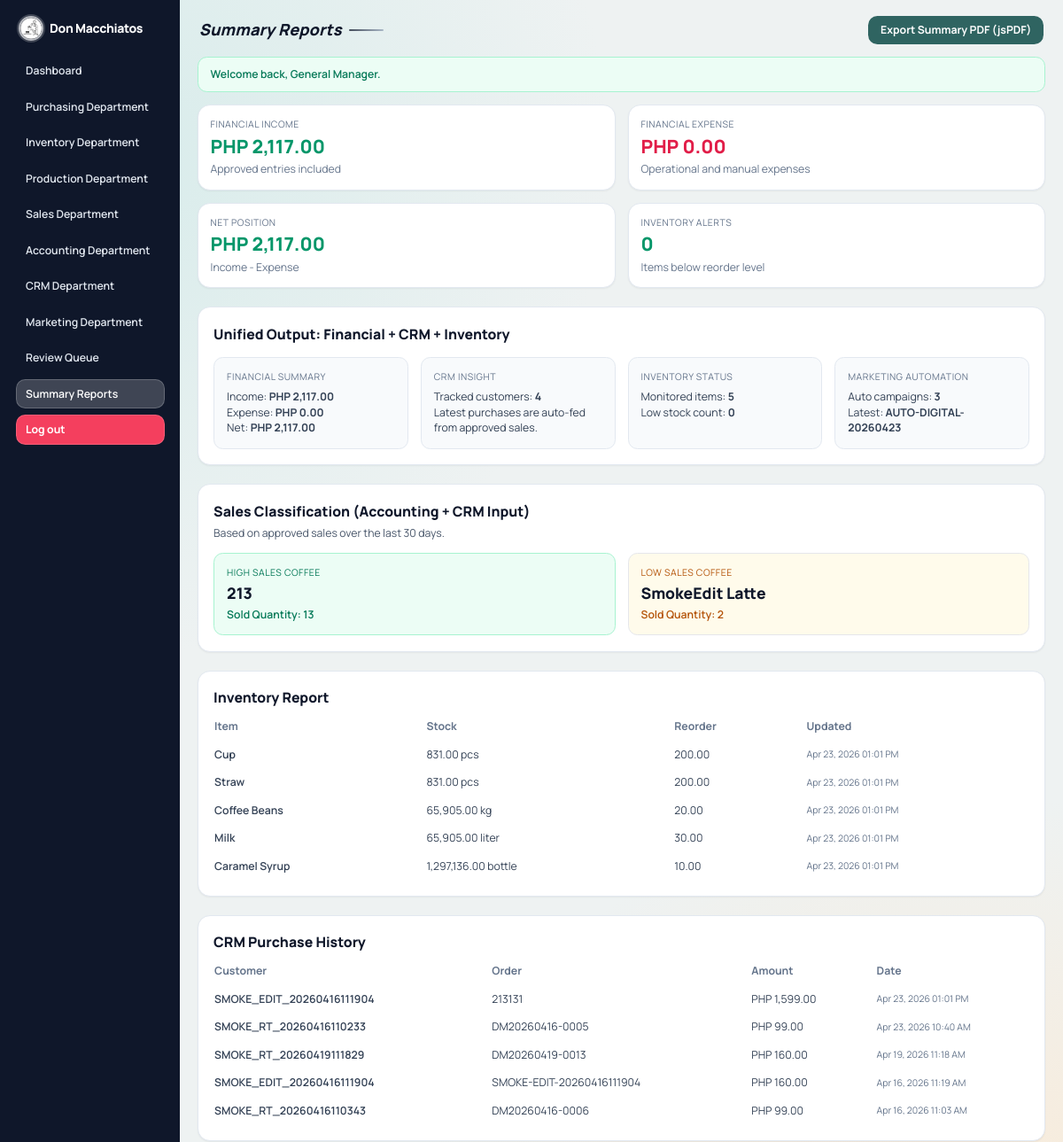
Before: /reports.php (signed in, upper part) with the older database file.
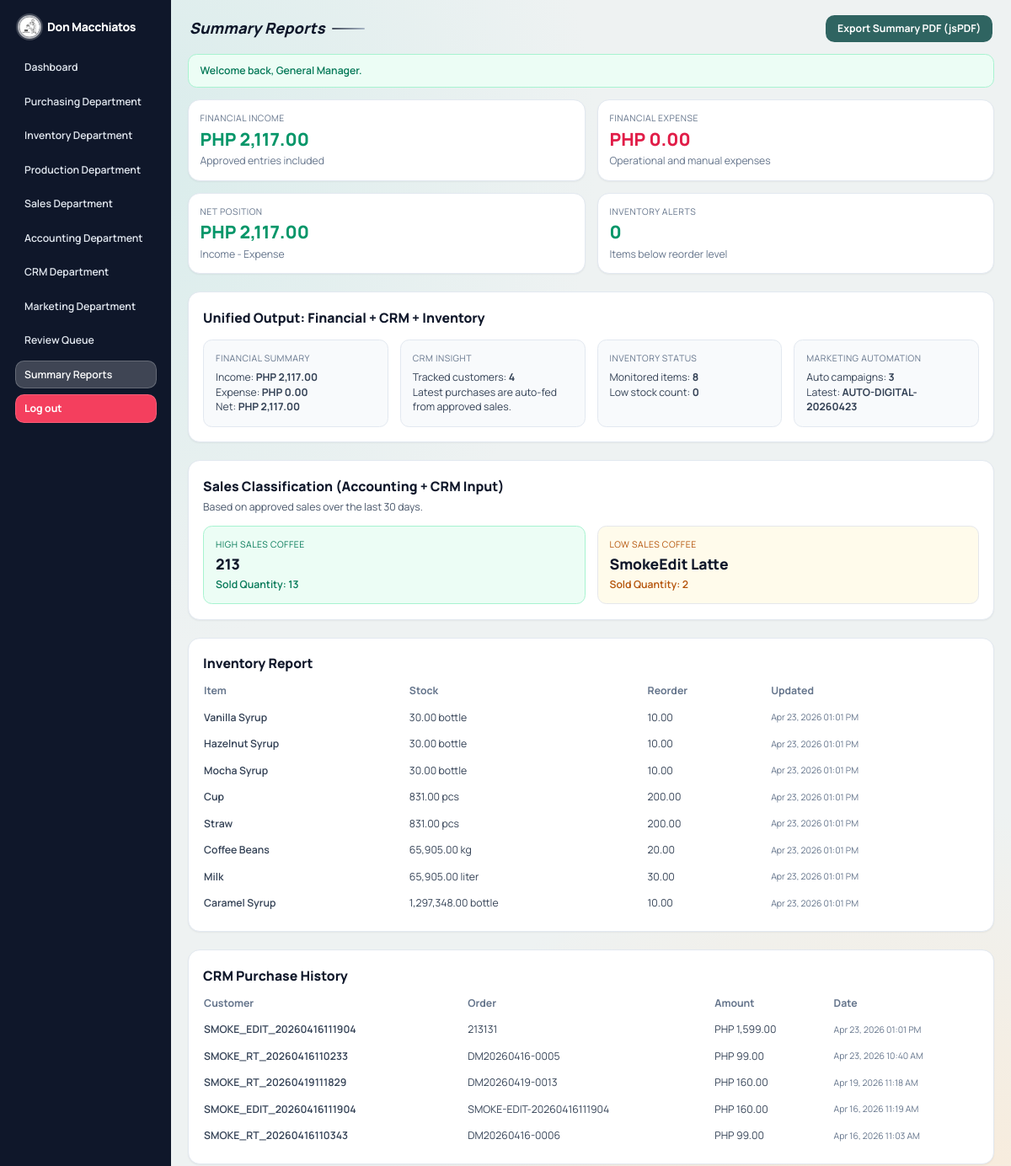
After: the same page with the newer database file.
### tables this page shows
CREATE TABLE `inventory_items` (
  `id` int(10) UNSIGNED NOT NULL,
  `item_name` varchar(120) NOT NULL,
  `unit` varchar(30) NOT NULL,
  `stock_qty` decimal(12,2) NOT NULL DEFAULT 0.00,
  `reorder_level` decimal(12,2) NOT NULL DEFAULT 0.00,
  `per_cup_qty` decimal(12,2) NOT NULL DEFAULT 1.00,
  `per_straw_qty` decimal(12,2) NOT NULL DEFAULT 1.00,
  `notes` text DEFAULT NULL,
  `status` enum('pending','approved','rejected') NOT NULL DEFAULT 'pending',
  `submitted_by` int(10) UNSIGNED DEFAULT NULL,
  `approved_by` int(10) UNSIGNED DEFAULT NULL,
  `approval_note` text DEFAULT NULL,
  `approved_at` datetime DEFAULT NULL,
  `created_at` datetime NOT NULL DEFAULT current_timestamp(),
  `updated_at` datetime NOT NULL DEFAULT current_timestamp() ON UPDATE current_timestamp()
);

CREATE TABLE `crm_purchase_history` (
  `id` int(10) UNSIGNED NOT NULL,
  `profile_id` int(10) UNSIGNED NOT NULL,
  `sales_order_id` int(10) UNSIGNED DEFAULT NULL,
  `amount` decimal(12,2) NOT NULL,
  `purchased_at` datetime NOT NULL DEFAULT current_timestamp()
);

CREATE TABLE `crm_profiles` (
  `id` int(10) UNSIGNED NOT NULL,
  `customer_name` varchar(120) NOT NULL,
  `contact_no` varchar(60) DEFAULT NULL,
  `preferences` text DEFAULT NULL,
  `last_purchase_at` datetime DEFAULT NULL,
  `purchase_count` int(10) UNSIGNED NOT NULL DEFAULT 0,
  `total_spent` decimal(12,2) NOT NULL DEFAULT 0.00,
  `status` enum('pending','approved','rejected') NOT NULL DEFAULT 'pending',
  `submitted_by` int(10) UNSIGNED DEFAULT NULL,
  `approved_by` int(10) UNSIGNED DEFAULT NULL,
  `approval_note` text DEFAULT NULL,
  `approved_at` datetime DEFAULT NULL,
  `created_at` datetime NOT NULL DEFAULT current_timestamp(),
  `updated_at` datetime NOT NULL DEFAULT current_timestamp() ON UPDATE current_timestamp()
);

CREATE TABLE `sales_orders` (
  `id` int(10) UNSIGNED NOT NULL,
  `order_code` varchar(40) NOT NULL,
  `customer_name` varchar(120) NOT NULL,
  `beverage_name` varchar(120) NOT NULL,
  `quantity` int(10) UNSIGNED NOT NULL,
  `unit_price` decimal(12,2) NOT NULL,
  `payment_method` enum('cash','card','digital') NOT NULL DEFAULT 'cash',
  `payment_reference` varchar(120) DEFAULT NULL,
  `payment_status` enum('paid','pending','failed') NOT NULL DEFAULT 'paid',
  `receipt_no` varchar(60) DEFAULT NULL,
  `paid_at` datetime DEFAULT NULL,
  `inventory_item_id` int(10) UNSIGNED DEFAULT NULL,
  `ingredient_item_ids` text DEFAULT NULL,
  `stock_deduct_qty` decimal(12,2) NOT NULL DEFAULT 0.00,
  `per_cup_qty` decimal(12,2) NOT NULL DEFAULT 1.00,
  `per_straw_qty` decimal(12,2) NOT NULL DEFAULT 1.00,
  `total_amount` decimal(12,2) NOT NULL DEFAULT 0.00,
  `notes` text DEFAULT NULL,
  `status` enum('pending','approved','rejected') NOT NULL DEFAULT 'pending',
  `submitted_by` int(10) UNSIGNED DEFAULT NULL,
  `approved_by` int(10) UNSIGNED DEFAULT NULL,
  `approval_note` text DEFAULT NULL,
  `approved_at` datetime DEFAULT NULL,
  `created_at` datetime NOT NULL DEFAULT current_timestamp(),
  `updated_at` datetime NOT NULL DEFAULT current_timestamp() ON UPDATE current_timestamp()
);

### includes/functions.php (called while the page is built, shortened)
<?php
function e($value): string
{
    return htmlspecialchars((string) $value, ENT_QUOTES, 'UTF-8');
}
function consume_flashes(): array
{
    $flashes = $_SESSION['flashes'] ?? [];
    return $flashes;
}
function departments(): array
{
    global $DEPARTMENTS;
    return $DEPARTMENTS;
}
function can_user_access_department(array $user, string $departmentKey): bool
{
    if (($user['role'] ?? null) === ROLE_GENERAL_MANAGER) {
        return in_array($departmentKey, ['purchasing', 'inventory', 'production', 'sales', 'accounting', 'crm', 'marketing'], true);
    }
    return ($user['role'] ?? null) === ROLE_DEPARTMENT_HEAD && ($user['department'] ?? '') === $departmentKey;
}
function format_money($value): string
{
    return 'PHP ' . number_format((float) $value, 2);
}
function format_table_value(string $column, $value): string
{
    if (in_array($column, ['created_at', 'updated_at', 'approved_at', 'last_purchase_at', 'paid_at'], true)) {
        $timestamp = strtotime((string) $value);
        return $timestamp ? date('M d, Y h:i A', $timestamp) : (string) $value;
    }
    if (in_array($column, ['start_date', 'end_date', 'expected_delivery_date'], true)) {
        $timestamp = strtotime((string) $value);
        return $timestamp ? date('M d, Y', $timestamp) : (string) $value;
    }
    return (string) $value;
}

### config.php (called while the page is built, shortened)
<?php
$DEPARTMENTS = [
    'purchasing' => 'Purchasing Department',
    'inventory' => 'Inventory Department',
    'production' => 'Production Department',
    'sales' => 'Sales Department',
    'accounting' => 'Accounting Department',
    'crm' => 'CRM Department',
    'marketing' => 'Marketing Department',
];

### includes/auth.php (called while the page is built, shortened)
<?php
function current_user(): ?array
{
    return $_SESSION['user'] ?? null;
}

### reports.php (the view, shortened to what the changed rows need)
<?php
$pdo = db();
$inventoryRows = $pdo->query("SELECT item_name, stock_qty, reorder_level, unit, updated_at
    FROM inventory_items
    WHERE status = 'approved'
    ORDER BY (stock_qty <= reorder_level) DESC, stock_qty ASC")
    ->fetchAll();
$crmHistory = $pdo->query("SELECT c.customer_name, h.amount, h.purchased_at, s.order_code
    FROM crm_purchase_history h
    LEFT JOIN crm_profiles c ON c.id = h.profile_id
    LEFT JOIN sales_orders s ON s.id = h.sales_order_id
    ORDER BY h.purchased_at DESC
    LIMIT 12")
    ->fetchAll();
$pageTitle = 'Summary Reports';
$activePage = 'reports';
$pageTitleActionHtml = "<button type=\"button\" onclick=\"exportSummaryPdf()\" class=\"app-title-action-btn rounded-xl bg-brand-700 px-4 py-2 text-sm font-bold text-white hover:bg-brand-900\">Export Summary PDF (jsPDF)</button>";
require_once __DIR__ . '/includes/layout_top.php';
?>
<section class="grid gap-4 sm:grid-cols-2 xl:grid-cols-4">
    <article class="rounded-2xl border border-slate-200 bg-white p-4 shadow-sm">
    </article>
    <article class="rounded-2xl border border-slate-200 bg-white p-4 shadow-sm">
    </article>
    <article class="rounded-2xl border border-slate-200 bg-white p-4 shadow-sm">
    </article>
    <article class="rounded-2xl border border-slate-200 bg-white p-4 shadow-sm">
    </article>
</section>
<section class="mt-6 rounded-2xl border border-slate-200 bg-white p-5 shadow-sm">
    <h3 class="text-lg font-extrabold text-slate-900">Unified Output: Financial + CRM + Inventory</h3>
    <div class="mt-4 grid gap-4 md:grid-cols-4">
        <div class="rounded-xl border border-slate-200 bg-slate-50 p-4">
            <p class="mt-2 text-sm text-slate-700">Monitored items: <span class="font-bold"><?= e((string) count($inventoryRows)) ?></span></p>
        </div>
    </div>
</section>
<section class="mt-6 rounded-2xl border border-slate-200 bg-white p-5 shadow-sm">
    <h3 class="text-lg font-extrabold text-slate-900">Sales Classification (Accounting + CRM Input)</h3>
    <p class="mt-1 text-sm text-slate-600">Based on approved sales over the last 30 days.</p>
    <div class="mt-4 grid gap-4 md:grid-cols-2">
    </div>
</section>
<section class="mt-6 grid gap-6 xl:grid-cols-2">
    <article class="rounded-2xl border border-slate-200 bg-white p-5 shadow-sm">
        <div class="table-scroll mt-3">
            <table class="stack-table w-full min-w-[680px] text-sm">
                <thead>
                <tr class="text-left text-slate-500">
                    <th class="pb-2 pr-4" data-priority="high">Item</th>
                    <th class="pb-2 pr-4" data-priority="high">Stock</th>
                    <th class="pb-2 pr-4" data-priority="low">Reorder</th>
                    <th class="pb-2" data-priority="low">Updated</th>
                </tr>
                </thead>
                <tbody class="text-slate-700">
                <?php if ($inventoryRows): ?>
                    <?php foreach ($inventoryRows as $row): ?>
                        <?php $isLow = (float) $row['stock_qty'] <= (float) $row['reorder_level']; ?>
                        <tr class="border-t border-slate-100">
                            <td class="py-2 pr-4 font-semibold"><?= e($row['item_name']) ?></td>
                            <td class="py-2 pr-4 <?= $isLow ? 'text-rose-600 font-bold' : '' ?>"><?= e(number_format((float) $row['stock_qty'], 2)) ?> <?= e($row['unit']) ?></td>
                            <td class="py-2 pr-4"><?= e(number_format((float) $row['reorder_level'], 2)) ?></td>
                            <td class="py-2 text-xs text-slate-500"><?= e(format_table_value('updated_at', $row['updated_at'])) ?></td>
                        </tr>
                    <?php endforeach; ?>
                <?php else: ?>
                    <tr><td colspan="4" class="py-4 text-center text-slate-500">No approved inventory records yet.</td></tr>
                <?php endif; ?>
                </tbody>
            </table>
        </div>
    </article>
    <article class="rounded-2xl border border-slate-200 bg-white p-5 shadow-sm">
        <div class="table-scroll mt-3">
            <table class="stack-table w-full min-w-[680px] text-sm">
                <thead>
                <tr class="text-left text-slate-500">
                    <th class="pb-2 pr-4" data-priority="high">Customer</th>
                    <th class="pb-2 pr-4" data-priority="medium">Order</th>
                    <th class="pb-2 pr-4" data-priority="high">Amount</th>
                    <th class="pb-2" data-priority="low">Date</th>
                </tr>
                </thead>
                <tbody class="text-slate-700">
                <?php if ($crmHistory): ?>
                    <?php foreach ($crmHistory as $history): ?>
                        <tr class="border-t border-slate-100">
                            <td class="py-2 pr-4 font-semibold"><?= e($history['customer_name'] ?? '-') ?></td>
                            <td class="py-2 pr-4"><?= e($history['order_code'] ?? '-') ?></td>
                            <td class="py-2 pr-4"><?= e(format_money((float) ($history['amount'] ?? 0))) ?></td>
                            <td class="py-2 text-xs text-slate-500"><?= e(format_table_value('updated_at', $history['purchased_at'] ?? null)) ?></td>
                        </tr>
                    <?php endforeach; ?>
                <?php else: ?>
                    <tr><td colspan="4" class="py-4 text-center text-slate-500">No CRM purchase history yet.</td></tr>
                <?php endif; ?>
                </tbody>
            </table>
        </div>
    </article>
</section>
<?php require_once __DIR__ . '/includes/layout_bottom.php'; ?>

### includes/layout_top.php (shortened to what the changed rows need)
<?php
$user = current_user();
$navClass = static function (bool $active): string {
    if ($active) {
        return 'bg-white/20 text-white border border-white/20';
    }
    return 'text-slate-200 border border-transparent hover:bg-white/10 hover:border-white/20';
};
$tailwindCssFile = __DIR__ . '/../assets/css/tailwind.css';
$tailwindCssVersion = is_file($tailwindCssFile) ? (string) filemtime($tailwindCssFile) : '1';
$fontCssFile = __DIR__ . '/../assets/css/fonts.css';
$fontCssVersion = is_file($fontCssFile) ? (string) filemtime($fontCssFile) : '1';
?>
<!doctype html>
<html lang="en">
<head>
    <link rel="stylesheet" href="assets/css/fonts.css?v=<?= e($fontCssVersion) ?>">
    <link rel="stylesheet" href="assets/css/tailwind.css?v=<?= e($tailwindCssVersion) ?>">
</head>
<body>
<div class="min-h-screen flex w-full overflow-x-hidden">
    <aside class="app-sidebar hidden md:flex md:fixed md:inset-y-0 md:left-0 md:flex-col md:overflow-y-auto bg-slate-900 text-slate-100 p-4 lg:p-5">
        <div>
            <div class="mb-5 flex items-center gap-2 px-1">
                <h1 class="overflow-hidden text-ellipsis whitespace-nowrap text-base font-extrabold tracking-tight text-white"><?= e(APP_NAME) ?></h1>
            </div>
            <nav class="space-y-2">
                <a href="dashboard.php" class="block rounded-xl px-3 py-2 text-sm font-semibold <?= $navClass($activePage === 'dashboard') ?>">Dashboard</a>
                <?php foreach (departments() as $departmentKey => $departmentName): ?>
                    <?php if (can_user_access_department($user ?? [], $departmentKey)): ?>
                        <a href="department.php?dept=<?= e($departmentKey) ?>" class="block rounded-xl px-3 py-2 text-sm font-semibold <?= $navClass($activePage === 'department_' . $departmentKey) ?>"><?= e($departmentName) ?></a>
                    <?php endif; ?>
                <?php endforeach; ?>
                <?php if (($user['role'] ?? '') === ROLE_GENERAL_MANAGER): ?>
                    <a href="approvals.php" class="block rounded-xl px-3 py-2 text-sm font-semibold <?= $navClass($activePage === 'approvals') ?>">Review Queue</a>
                    <a href="reports.php" class="block rounded-xl px-3 py-2 text-sm font-semibold <?= $navClass($activePage === 'reports') ?>">Summary Reports</a>
                <?php endif; ?>
                <a href="logout.php" class="mt-3 block rounded-xl border border-rose-300/30 bg-rose-500 px-3 py-2 text-sm font-bold text-white hover:bg-rose-400">Log out</a>
            </nav>
        </div>
    </aside>
    <main class="app-main flex-1">
        <div class="app-content-wrap">
            <header class="app-page-title-wrap" role="banner">
                <div class="app-page-title-main">
                    <h2 class="app-page-title text-slate-900"><?= e($pageTitle) ?></h2>
                </div>
                <?php if ($pageTitleActionHtml !== ''): ?>
                    <div class="app-page-title-action"><?= $pageTitleActionHtml ?></div>
                <?php endif; ?>
            </header>
            <?php foreach (consume_flashes() as $flash): ?>
                <div class="mb-4 rounded-xl border px-4 py-3 text-sm font-semibold <?= $flash['type'] === 'success' ? 'border-emerald-200 bg-emerald-50 text-emerald-700' : 'border-rose-200 bg-rose-50 text-rose-700' ?>">
                    <?= e($flash['message']) ?>
                </div>
            <?php endforeach; ?>

Changed rows visible on the page:
added inventory_items: item_name "Vanilla Syrup", stock_qty "30.00", unit "bottle", reorder_level "10.00", updated_at "Apr 23, 2026 01:01 PM"
added inventory_items: item_name "Hazelnut Syrup", stock_qty "30.00", unit "bottle", reorder_level "10.00", updated_at "Apr 23, 2026 01:01 PM"
added inventory_items: item_name "Mocha Syrup", stock_qty "30.00", unit "bottle", reorder_level "10.00", updated_at "Apr 23, 2026 01:01 PM"
changed inventory_items "Caramel Syrup": stock_qty "1,297,136.00" → "1,297,348.00"
Other visible differences:
count($inventoryRows): "5" → "8"
